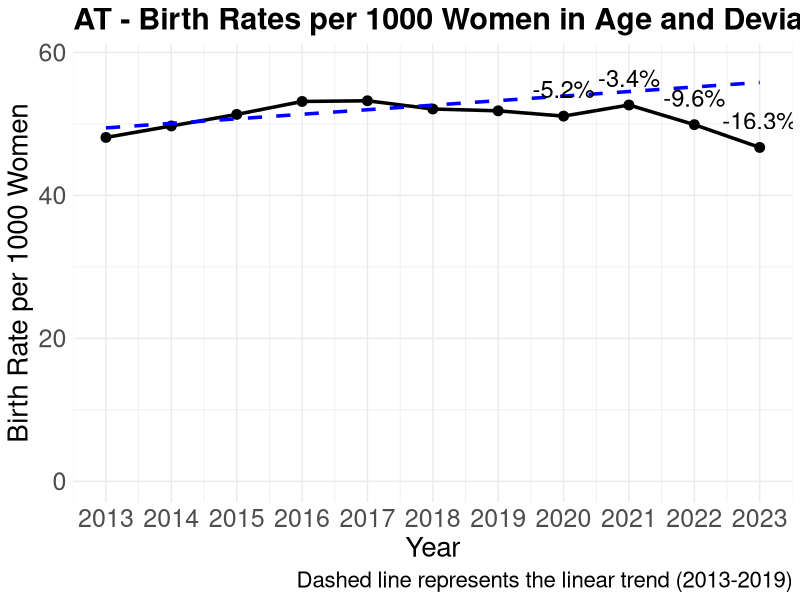

Write R code to recreate this figure.
library(ggplot2)
library(readr)
library(dplyr)

# Reads the CSV files
births_data <- read_csv('data/at/births_by_year.csv')
women_data <- read_csv('data/at/women_in_age_by_year.csv')

# Calculates the birth rate per 1000 women for each year
data <- births_data %>%
  inner_join(women_data, by = c("year" = "Year")) %>%
  mutate(birth_rate = (births / Total) * 1000)

# Fits a linear model to birth rates from 2013 to 2019
fit <- lm(birth_rate ~ year, data = data[data$year <= 2019,])

# Predicts birth rates for the years 2020 to 2023
data$predicted_rate <- predict(fit, newdata = data)

# Calculates the percentage deviation for the years 2020 to 2023
data$deviation <- with(data, 100 * (birth_rate - predicted_rate) / predicted_rate)

# Creates plot
ggplot(data, aes(x = year, y = birth_rate)) +
  geom_line(size = 1.2) +
  geom_point(size = 3) +
  geom_line(aes(y = predicted_rate), linetype = "dashed", color = "blue", size = 1.2) +
  geom_text(aes(label = ifelse(year >= 2020, paste0(round(deviation, 1), "%"), "")),
            vjust = -1, size = 6) +
  labs(title = "AT - Birth Rates per 1000 Women in Age and Deviation from Linear Trend (2013-2019)",
       x = "Year",
       y = "Birth Rate per 1000 Women",
       caption = "Dashed line represents the linear trend (2013-2019)") +
  theme_minimal() +
  ylim(0, max(data$birth_rate, na.rm = TRUE) + 5) +
  scale_x_continuous(breaks = 2013:2023) +
  theme(
    text = element_text(size = 18),
    plot.title = element_text(size = 22, face = "bold"),
    axis.title = element_text(size = 20),
    axis.text = element_text(size = 18),
    legend.title = element_text(size = 20),
    legend.text = element_text(size = 18),
    plot.caption = element_text(size = 16)
  )
